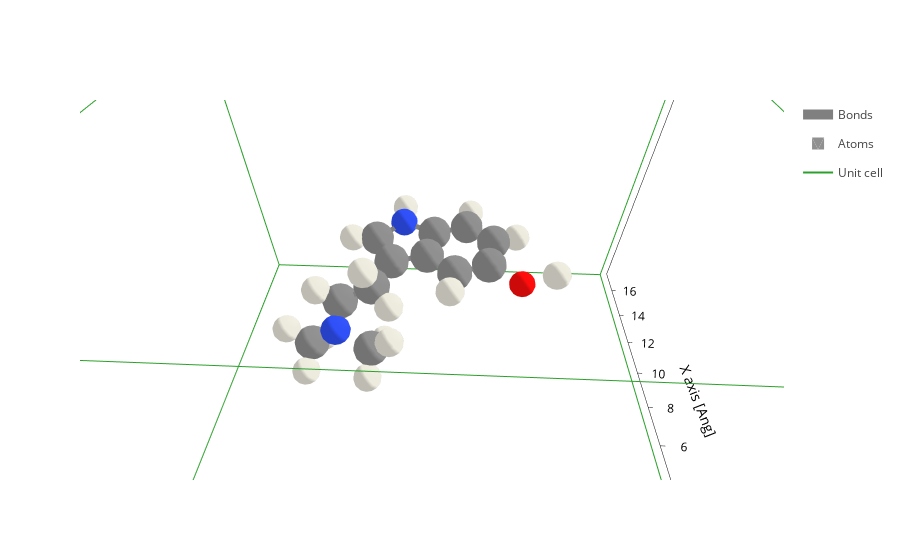

The notebook cell saved with this chart:
### Code cell
bufo_centered.plot()

### Figure 1 — Plotly figure (JSON) as saved in the notebook; plotly's stock layout.template omitted (floating-point values rounded to 4 significant figures; data arrays with more than 128 entries replaced by an {"elided": "..."} marker saying what was removed)
{"data": [{"line": {"color": "gray", "width": 10}, "meta": {}, "mode": "lines", "name": "Bonds", "opacity": 1, "type": "scatter3d", "x": {"elided": "588 float values"}, "y": {"elided": "588 float values"}, "z": {"elided": "588 float values"}}, {"alphahull": 0, "color": "#909090", "hovertemplate": "%{meta.position}", "legendgroup": "Atoms", "meta": {"meta": {"Atoms_i": 0}, "position": "(8.99, 11.71, 8.00)"}, "name": "Atoms", "opacity": 1, "showlegend": true, "showscale": false, "type": "mesh3d", "x": {"elided": "225 float values"}, "y": {"elided": "225 float values"}, "z": {"elided": "225 float values"}}, {"alphahull": 0, "color": "#909090", "hovertemplate": "%{meta.position}", "legendgroup": "Atoms", "meta": {"meta": {"Atoms_i": 1}, "position": "(10.34, 12.43, 8.00)"}, "name": "Atoms", "opacity": 1, "showlegend": false, "showscale": false, "type": "mesh3d", "x": {"elided": "225 float values"}, "y": {"elided": "225 float values"}, "z": {"elided": "225 float values"}}, {"alphahull": 0, "color": "#3050F8", "hovertemplate": "%{meta.position}", "legendgroup": "Atoms", "meta": {"meta": {"Atoms_i": 2}, "position": "(11.41, 11.43, 8.02)"}, "name": "Atoms", "opacity": 1, "showlegend": false, "showscale": false, "type": "mesh3d", "x": {"elided": "225 float values"}, "y": {"elided": "225 float values"}, "z": {"elided": "225 float values"}}, {"alphahull": 0, "color": "#909090", "hovertemplate": "%{meta.position}", "legendgroup": "Atoms", "meta": {"meta": {"Atoms_i": 3}, "position": "(11.22, 8.81, 7.99)"}, "name": "Atoms", "opacity": 1, "showlegend": false, "showscale": false, "type": "mesh3d", "x": {"elided": "225 float values"}, "y": {"elided": "225 float values"}, "z": {"elided": "225 float values"}}, {"alphahull": 0, "color": "#909090", "hovertemplate": "%{meta.position}", "legendgroup": "Atoms", "meta": {"meta": {"Atoms_i": 4}, "position": "(10.32, 7.73, 7.99)"}, "name": "Atoms", "opacity": 1, "showlegend": false, "showscale": false, "type": "mesh3d", "x": {"elided": "225 float values"}, "y": {"elided": "225 float values"}, "z": {"elided": "225 float values"}}, {"alphahull": 0, "color": "#909090", "hovertemplate": "%{meta.position}", "legendgroup": "Atoms", "meta": {"meta": {"Atoms_i": 5}, "position": "(8.94, 7.96, 7.99)"}, "name": "Atoms", "opacity": 1, "showlegend": false, "showscale": false, "type": "mesh3d", "x": {"elided": "225 float values"}, "y": {"elided": "225 float values"}, "z": {"elided": "225 float values"}}, {"alphahull": 0, "color": "#909090", "hovertemplate": "%{meta.position}", "legendgroup": "Atoms", "meta": {"meta": {"Atoms_i": 6}, "position": "(8.46, 9.28, 8.00)"}, "name": "Atoms", "opacity": 1, "showlegend": false, "showscale": false, "type": "mesh3d", "x": {"elided": "225 float values"}, "y": {"elided": "225 float values"}, "z": {"elided": "225 float values"}}, {"alphahull": 0, "color": "#909090", "hovertemplate": "%{meta.position}", "legendgroup": "Atoms", "meta": {"meta": {"Atoms_i": 7}, "position": "(9.37, 10.36, 8.00)"}, "name": "Atoms", "opacity": 1, "showlegend": false, "showscale": false, "type": "mesh3d", "x": {"elided": "225 float values"}, "y": {"elided": "225 float values"}, "z": {"elided": "225 float values"}}, {"alphahull": 0, "color": "#909090", "hovertemplate": "%{meta.position}", "legendgroup": "Atoms", "meta": {"meta": {"Atoms_i": 8}, "position": "(10.77, 10.13, 8.00)"}, "name": "Atoms", "opacity": 1, "showlegend": false, "showscale": false, "type": "mesh3d", "x": {"elided": "225 float values"}, "y": {"elided": "225 float values"}, "z": {"elided": "225 float values"}}, {"alphahull": 0, "color": "#909090", "hovertemplate": "%{meta.position}", "legendgroup": "Atoms", "meta": {"meta": {"Atoms_i": 9}, "position": "(7.61, 12.30, 8.01)"}, "name": "Atoms", "opacity": 1, "showlegend": false, "showscale": false, "type": "mesh3d", "x": {"elided": "225 float values"}, "y": {"elided": "225 float values"}, "z": {"elided": "225 float values"}}, {"alphahull": 0, "color": "#EDEADE", "hovertemplate": "%{meta.position}", "legendgroup": "Atoms", "meta": {"meta": {"Atoms_i": 10}, "position": "(10.34, 13.43, 8.01)"}, "name": "Atoms", "opacity": 1, "showlegend": false, "showscale": false, "type": "mesh3d", "x": {"elided": "225 float values"}, "y": {"elided": "225 float values"}, "z": {"elided": "225 float values"}}, {"alphahull": 0, "color": "#EDEADE", "hovertemplate": "%{meta.position}", "legendgroup": "Atoms", "meta": {"meta": {"Atoms_i": 11}, "position": "(12.41, 11.45, 8.04)"}, "name": "Atoms", "opacity": 1, "showlegend": false, "showscale": false, "type": "mesh3d", "x": {"elided": "225 float values"}, "y": {"elided": "225 float values"}, "z": {"elided": "225 float values"}}, {"alphahull": 0, "color": "#EDEADE", "hovertemplate": "%{meta.position}", "legendgroup": "Atoms", "meta": {"meta": {"Atoms_i": 12}, "position": "(7.47, 9.44, 8.00)"}, "name": "Atoms", "opacity": 1, "showlegend": false, "showscale": false, "type": "mesh3d", "x": {"elided": "225 float values"}, "y": {"elided": "225 float values"}, "z": {"elided": "225 float values"}}, {"alphahull": 0, "color": "#FF0D0D", "hovertemplate": "%{meta.position}", "legendgroup": "Atoms", "meta": {"meta": {"Atoms_i": 13}, "position": "(7.97, 6.79, 8.00)"}, "name": "Atoms", "opacity": 1, "showlegend": false, "showscale": false, "type": "mesh3d", "x": {"elided": "225 float values"}, "y": {"elided": "225 float values"}, "z": {"elided": "225 float values"}}, {"alphahull": 0, "color": "#EDEADE", "hovertemplate": "%{meta.position}", "legendgroup": "Atoms", "meta": {"meta": {"Atoms_i": 14}, "position": "(10.65, 6.79, 7.97)"}, "name": "Atoms", "opacity": 1, "showlegend": false, "showscale": false, "type": "mesh3d", "x": {"elided": "225 float values"}, "y": {"elided": "225 float values"}, "z": {"elided": "225 float values"}}, {"alphahull": 0, "color": "#EDEADE", "hovertemplate": "%{meta.position}", "legendgroup": "Atoms", "meta": {"meta": {"Atoms_i": 15}, "position": "(12.21, 8.62, 7.99)"}, "name": "Atoms", "opacity": 1, "showlegend": false, "showscale": false, "type": "mesh3d", "x": {"elided": "225 float values"}, "y": {"elided": "225 float values"}, "z": {"elided": "225 float values"}}, {"alphahull": 0, "color": "#EDEADE", "hovertemplate": "%{meta.position}", "legendgroup": "Atoms", "meta": {"meta": {"Atoms_i": 16}, "position": "(8.47, 5.44, 8.00)"}, "name": "Atoms", "opacity": 1, "showlegend": false, "showscale": false, "type": "mesh3d", "x": {"elided": "225 float values"}, "y": {"elided": "225 float values"}, "z": {"elided": "225 float values"}}, {"alphahull": 0, "color": "#909090", "hovertemplate": "%{meta.position}", "legendgroup": "Atoms", "meta": {"meta": {"Atoms_i": 17}, "position": "(6.33, 12.35, 5.95)"}, "name": "Atoms", "opacity": 1, "showlegend": false, "showscale": false, "type": "mesh3d", "x": {"elided": "225 float values"}, "y": {"elided": "225 float values"}, "z": {"elided": "225 float values"}}, {"alphahull": 0, "color": "#909090", "hovertemplate": "%{meta.position}", "legendgroup": "Atoms", "meta": {"meta": {"Atoms_i": 18}, "position": "(7.56, 13.57, 7.21)"}, "name": "Atoms", "opacity": 1, "showlegend": false, "showscale": false, "type": "mesh3d", "x": {"elided": "225 float values"}, "y": {"elided": "225 float values"}, "z": {"elided": "225 float values"}}, {"alphahull": 0, "color": "#909090", "hovertemplate": "%{meta.position}", "legendgroup": "Atoms", "meta": {"meta": {"Atoms_i": 19}, "position": "(6.75, 14.75, 5.62)"}, "name": "Atoms", "opacity": 1, "showlegend": false, "showscale": false, "type": "mesh3d", "x": {"elided": "225 float values"}, "y": {"elided": "225 float values"}, "z": {"elided": "225 float values"}}, {"alphahull": 0, "color": "#3050F8", "hovertemplate": "%{meta.position}", "legendgroup": "Atoms", "meta": {"meta": {"Atoms_i": 20}, "position": "(6.61, 13.65, 6.64)"}, "name": "Atoms", "opacity": 1, "showlegend": false, "showscale": false, "type": "mesh3d", "x": {"elided": "225 float values"}, "y": {"elided": "225 float values"}, "z": {"elided": "225 float values"}}, {"alphahull": 0, "color": "#EDEADE", "hovertemplate": "%{meta.position}", "legendgroup": "Atoms", "meta": {"meta": {"Atoms_i": 21}, "position": "(6.07, 11.58, 6.70)"}, "name": "Atoms", "opacity": 1, "showlegend": false, "showscale": false, "type": "mesh3d", "x": {"elided": "225 float values"}, "y": {"elided": "225 float values"}, "z": {"elided": "225 float values"}}, {"alphahull": 0, "color": "#EDEADE", "hovertemplate": "%{meta.position}", "legendgroup": "Atoms", "meta": {"meta": {"Atoms_i": 22}, "position": "(5.48, 12.44, 5.24)"}, "name": "Atoms", "opacity": 1, "showlegend": false, "showscale": false, "type": "mesh3d", "x": {"elided": "225 float values"}, "y": {"elided": "225 float values"}, "z": {"elided": "225 float values"}}, {"alphahull": 0, "color": "#EDEADE", "hovertemplate": "%{meta.position}", "legendgroup": "Atoms", "meta": {"meta": {"Atoms_i": 23}, "position": "(7.22, 11.99, 5.39)"}, "name": "Atoms", "opacity": 1, "showlegend": false, "showscale": false, "type": "mesh3d", "x": {"elided": "225 float values"}, "y": {"elided": "225 float values"}, "z": {"elided": "225 float values"}}, {"alphahull": 0, "color": "#EDEADE", "hovertemplate": "%{meta.position}", "legendgroup": "Atoms", "meta": {"meta": {"Atoms_i": 24}, "position": "(6.97, 15.71, 6.14)"}, "name": "Atoms", "opacity": 1, "showlegend": false, "showscale": false, "type": "mesh3d", "x": {"elided": "225 float values"}, "y": {"elided": "225 float values"}, "z": {"elided": "225 float values"}}, {"alphahull": 0, "color": "#EDEADE", "hovertemplate": "%{meta.position}", "legendgroup": "Atoms", "meta": {"meta": {"Atoms_i": 25}, "position": "(7.58, 14.54, 4.92)"}, "name": "Atoms", "opacity": 1, "showlegend": false, "showscale": false, "type": "mesh3d", "x": {"elided": "225 float values"}, "y": {"elided": "225 float values"}, "z": {"elided": "225 float values"}}, {"alphahull": 0, "color": "#EDEADE", "hovertemplate": "%{meta.position}", "legendgroup": "Atoms", "meta": {"meta": {"Atoms_i": 26}, "position": "(5.81, 14.89, 5.04)"}, "name": "Atoms", "opacity": 1, "showlegend": false, "showscale": false, "type": "mesh3d", "x": {"elided": "225 float values"}, "y": {"elided": "225 float values"}, "z": {"elided": "225 float values"}}, {"alphahull": 0, "color": "#EDEADE", "hovertemplate": "%{meta.position}", "legendgroup": "Atoms", "meta": {"meta": {"Atoms_i": 27}, "position": "(7.56, 14.41, 7.75)"}, "name": "Atoms", "opacity": 1, "showlegend": false, "showscale": false, "type": "mesh3d", "x": {"elided": "225 float values"}, "y": {"elided": "225 float values"}, "z": {"elided": "225 float values"}}, {"alphahull": 0, "color": "#EDEADE", "hovertemplate": "%{meta.position}", "legendgroup": "Atoms", "meta": {"meta": {"Atoms_i": 28}, "position": "(8.25, 13.64, 6.49)"}, "name": "Atoms", "opacity": 1, "showlegend": false, "showscale": false, "type": "mesh3d", "x": {"elided": "225 float values"}, "y": {"elided": "225 float values"}, "z": {"elided": "225 float values"}}, {"alphahull": 0, "color": "#EDEADE", "hovertemplate": "%{meta.position}", "legendgroup": "Atoms", "meta": {"meta": {"Atoms_i": 29}, "position": "(6.97, 11.64, 7.61)"}, "name": "Atoms", "opacity": 1, "showlegend": false, "showscale": false, "type": "mesh3d", "x": {"elided": "225 float values"}, "y": {"elided": "225 float values"}, "z": {"elided": "225 float values"}}, {"alphahull": 0, "color": "#EDEADE", "hovertemplate": "%{meta.position}", "legendgroup": "Atoms", "meta": {"meta": {"Atoms_i": 30}, "position": "(7.34, 12.49, 8.95)"}, "name": "Atoms", "opacity": 1, "showlegend": false, "showscale": false, "type": "mesh3d", "x": {"elided": "225 float values"}, "y": {"elided": "225 float values"}, "z": {"elided": "225 float values"}}, {"meta": {}, "mode": "lines", "name": "Unit cell", "type": "scatter3d", "x": [0.0, 0.0, 16.93, 16.93, 0.0, 0.0, NaN, 0.0, 0.0, 0.0, 16.93, 16.93, 0.0, NaN, 16.93, 16.93, NaN, 16.93, 16.93], "y": [0.0, 20.26, 20.26, 20.26, 20.26, 20.26, NaN, 20.26, 0.0, 0.0, 0.0, 0.0, 0.0, NaN, 20.26, 0.0, NaN, 20.26, 0.0], "z": [0.0, 0.0, 0.0, 14.03, 14.03, 0.0, NaN, 14.03, 14.03, 0.0, 0.0, 14.03, 14.03, NaN, 0.0, 0.0, NaN, 14.03, 14.03]}], "layout": {"autosize": true, "scene": {"aspectmode": "data", "aspectratio": {"x": 1.003, "y": 1.2, "z": 0.8311}, "camera": {"center": {"x": 0, "y": 0, "z": 0}, "eye": {"x": -0.6922, "y": -0.03077, "z": 0.7277}, "projection": {"type": "perspective"}, "up": {"x": 0, "y": 0, "z": 1}}, "xaxis": {"title": {"text": "X axis [Ang]"}, "type": "linear"}, "yaxis": {"title": {"text": "Y axis [Ang]"}, "type": "linear"}, "zaxis": {"title": {"text": "Z axis [Ang]"}, "type": "linear"}}, "xaxis": {"scaleanchor": "y", "scaleratio": 1, "title": {"text": "X axis [Ang]"}}, "yaxis": {"title": {"text": "Y axis [Ang]"}}}}
